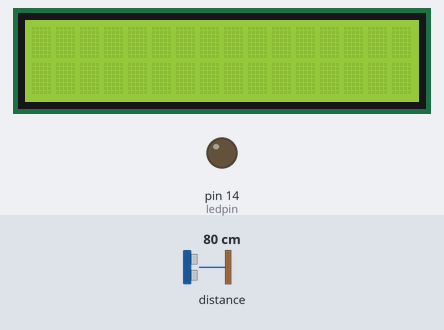
Recording of a sketch running on a simulated Arduino Uno, built with avr-gcc and run on an emulated ATmega328P. Parts: 16×2 character LCD, output pins drawn as LEDs (lit = HIGH). Wiring (inferred from the names in the program): ultrasonic range finder: trigger pin 2; echo pin 0. The test bench sets the inputs (shaded band); at power-on: distance to the obstacle 80 cm. The echo pulse lasts 58.3 µs per cm; pins used as bus, display or sensor lines are not drawn; what the sketch prints to the serial monitor is not drawn.

Above: at 1.3 s.
1.4 s: distance to the obstacle set to 12 cm
4.1 s: distance to the obstacle set to 9 cm
At 4.28 s:
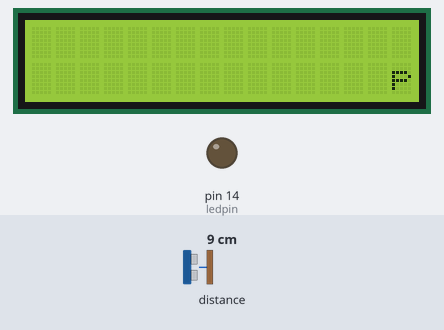
At 11.6 s:
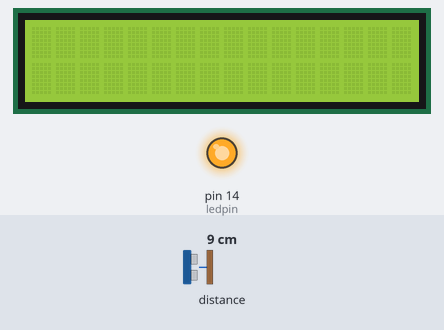
12.6 s: distance to the obstacle set to 18 cm
At 14.4 s:
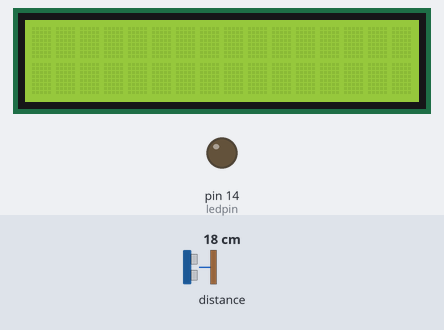
Timing chart, 0 to 15.9 s (numbered marks = the images above; inputs shaded):
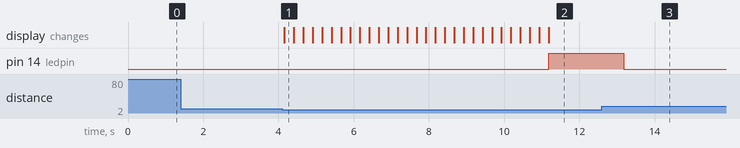

Measured:
- the behaviour switches between 11 and 10 cm on distance to the obstacle (found by bisection; images 0 and 1)
- after the input at 1.4 s, every drawn part: stays the same
- after the input at 4.1 s, pin 14 (ledpin): LOW → HIGH after 7.1 s; the display: changes after 0.06 s (image 1)
- after the input at 12.6 s, pin 14 (ledpin): HIGH → LOW after 0.59 s

The sketch:

ZEBRA_CROSSING_with_lcd.ino
```cpp
#include <LiquidCrystal_I2C.h> //This library you can add via Include Library > Manage Library >
LiquidCrystal_I2C lcd(0x27, 16, 2);


// defines pins numbers
const int trigPin = 2;  //D4
const int echoPin = 0;  //D3
int ledpin = 14;//D5
// defines variables
long duration;
int distance;

void setup() {
pinMode(trigPin, OUTPUT); // Sets the trigPin as an Output
pinMode(echoPin, INPUT);// Sets the echoPin as an Input
pinMode(ledpin,OUTPUT);
Serial.begin(9600);
lcd.begin(16,2);
lcd.setCursor(5,0);
  lcd.init();   // initializing the LCD
  lcd.backlight(); // Enable or Turn On the backlight
  lcd.clear();
}// Starts the serial communication


void loop() {
// Clears the trigPin
digitalWrite(trigPin, LOW);
delayMicroseconds(2);

// Sets the trigPin on HIGH state for 10 micro seconds
digitalWrite(trigPin, HIGH);
delayMicroseconds(10);
digitalWrite(trigPin, LOW);

// Reads the echoPin, returns the sound wave travel time in microseconds
duration = pulseIn(echoPin, HIGH);

// Calculating the distance
distance= duration*0.034/2;
if(distance<10)
{ String myString = "people are crossing";
  lcd.setCursor(16,1);
  lcd.print(myString);

  for (int scrollCounter = 0; scrollCounter < 28; scrollCounter++)
  {

    lcd.scrollDisplayLeft();

    delay(250);
  }
  digitalWrite(ledpin,HIGH);
   //lcd.setCursor(0,0);
 //lcd.print("people are crossing");
//delay(3500);
 lcd.clear();
 //delay(500);
}
else
{
  digitalWrite(ledpin,LOW);

}
// Prints the distance on the Serial Monitor
Serial.print("Distance: ");
Serial.println(distance);
delay(2000);
}
```
